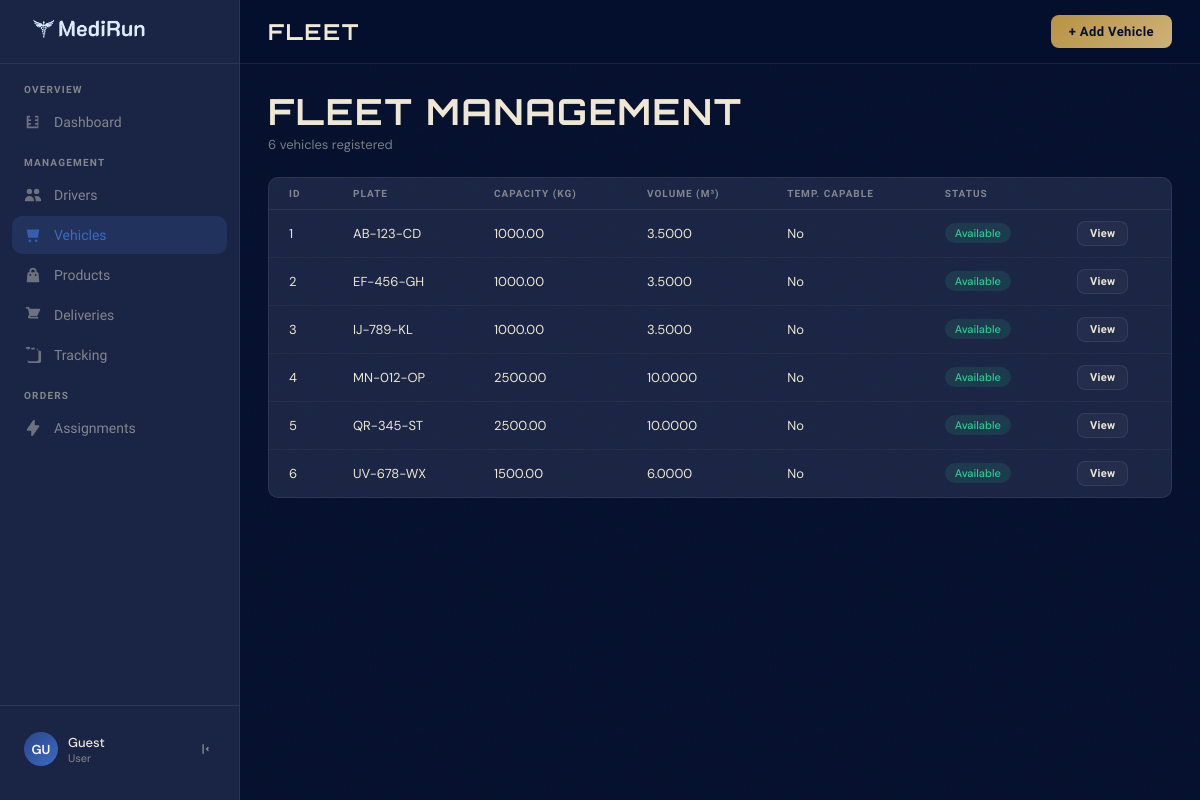
Screenshot of /src/frontend/pages/vehicles.php with the database file from the repository.
### tables this page shows
CREATE TABLE vehicles (
  id INT AUTO_INCREMENT PRIMARY KEY,
  vehicle_type_id INTEGER,
  plate VARCHAR(64),
  refrigerated BOOLEAN DEFAULT FALSE,
  status VARCHAR(32) DEFAULT 'available',  
  CONSTRAINT fk_vehicles_vehicle_type
    FOREIGN KEY (vehicle_type_id) REFERENCES vehicle_types(id) ON DELETE SET NULL
);

CREATE TABLE vehicle_types (
  id INT AUTO_INCREMENT PRIMARY KEY,
  name VARCHAR(64),
  capacity_kg NUMERIC(10,2),
  capacity_m3 NUMERIC(10,4),
  max_range_km INTEGER
);

### src/backend/db/Database.php (called while the page is built, shortened)
<?php
class Database {
    private static ?PDO $conn = null;
    public static function getConnection(): PDO
    {
        $host = getenv('DB_HOST') ?: '127.0.0.1';
        $db   = getenv('DB_NAME') ?: 'rla_medical_delivery';
        $user = getenv('DB_USER') ?: 'root';
        $pass = getenv('DB_PASS') ?: '';
        $port = getenv('DB_PORT') ?: '3306';
        $dsn = "mysql:host={$host};port={$port};dbname={$db};charset=utf8mb4";
        $options = [
            PDO::ATTR_ERRMODE => PDO::ERRMODE_EXCEPTION,
            PDO::ATTR_DEFAULT_FETCH_MODE => PDO::FETCH_ASSOC,
            PDO::ATTR_EMULATE_PREPARES => false,
        ];
        try {
            self::$conn = new PDO($dsn, $user, $pass, $options);
            return self::$conn;
        } catch (PDOException $e) {
            error_log('Database connection failed: ' . $e->getMessage());
            throw $e;
        }
    }
}

### src/backend/db/VehiclesRepository.php (called while the page is built, shortened)
<?php
require_once __DIR__ . '/Database.php';
class VehiclesRepository {
    private PDO $db;
    public function __construct()
    {
        $this->db = Database::getConnection();
    }
    public function getAll(): array
    {
        $sql = 'SELECT v.*, vt.capacity_kg, vt.capacity_m3, vt.max_range_km FROM vehicles v LEFT JOIN vehicle_types vt ON vt.id = v.vehicle_type_id';
        $stmt = $this->db->query($sql);
        return $stmt->fetchAll();
    }
}

### src/frontend/pages/vehicles.php (the view, shortened to what this page needs)
<?php
require_once __DIR__ . '/../../backend/db/VehiclesRepository.php';
$vehiclesRepo = new VehiclesRepository();
$vehicles = $vehiclesRepo->getAll();
$statusPills = ['available' => 'pill-green', 'in_use' => 'pill-blue', 'maintenance' => 'pill-gold', 'unavailable' => 'pill-red'];
?>
<!DOCTYPE html>
<html lang="en">
<head>
  <link href="../css/style.css" rel="stylesheet"/>
</head>
<body>
  <?php include('../components/nav.php'); ?>
  <div class="main-wrap">
    <header class="topbar">
      <span class="topbar-title">Fleet</span>
      <div class="topbar-actions">
        <button class="btn btn-gold" id="addVehicleBtn" type="button">+ Add Vehicle</button>
      </div>
    </header>
    <main class="content">
      <div class="page-header">
        <div>
          <h1>Fleet Management</h1>
          <p><?php echo count($vehicles); ?> vehicles registered</p>
        </div>
      </div>
      <div class="panel">
        <table class="data-table">
          <thead>
            <tr>
              <th>ID</th>
              <th>Plate</th>
              <th>Capacity (kg)</th>
              <th>Volume (m³)</th>
              <th>Temp. Capable</th>
              <th>Status</th>
              <th></th>
            </tr>
          </thead>
          <tbody>
            <?php if (!empty($vehicles)): ?>
              <?php foreach ($vehicles as $v): ?>
                <?php $pill = $statusPills[$v['status'] ?? 'available'] ?? 'pill-blue'; ?>
                <tr>
                  <td><?php echo htmlspecialchars($v['id']); ?></td>
                  <td><?php echo htmlspecialchars($v['plate']); ?></td>
                  <td><?php echo htmlspecialchars($v['capacity_kg'] ?? '—'); ?></td>
                  <td><?php echo htmlspecialchars($v['capacity_m3'] ?? '—'); ?></td>
                  <td><?php echo !empty($v['temperature_capable']) ? '🌡 Yes' : 'No'; ?></td>
                  <td><span class="status-pill <?php echo $pill; ?>"><?php echo htmlspecialchars(ucfirst(str_replace('_', ' ', $v['status'] ?? 'available'))); ?></span></td>
                  <td>
                    <button type="button" class="btn btn-ghost btn-sm"
                      onclick="viewVehicle(<?php echo htmlspecialchars(json_encode($v)); ?>)">View</button>
                  </td>
                </tr>
              <?php endforeach; ?>
            <?php else: ?>
              <tr><td colspan="7" style="text-align:center;padding:40px;color:var(--text-muted)">No vehicles found.</td></tr>
            <?php endif; ?>
          </tbody>
        </table>
      </div>
    </main>
  </div>
</body>
</html>

### src/frontend/css/style.css (style rules this page uses)
:root { --abysse: #05102D; --nuit: #1A2444; --marine: #2A468B; --horizon: #3D6AC1; --creme: #FFF7E3; --gold-dark: #B89343; --gold-mid: #CDB178; --gold-light:#DFCBA7; --sidebar-w: 240px; --header-h: 64px; --radius: 10px; --card-bg: rgba(255,247,227,0.04); --border: rgba(255,247,227,0.08); --text-main: #EEE8D5; --text-muted: rgba(238,232,213,0.5); --green: #2ECC8F; --orange: #E8943A; --red: #E05252; }
*, *::before, *::after { box-sizing: border-box; margin: 0; padding: 0; }
html { font-size: 15px; }
body { font-family: 'DM Sans', sans-serif; background-color: var(--abysse); color: var(--text-main); min-height: 100vh; display: flex; overflow-x: hidden; }
body::before { content: ''; position: fixed; inset: 0; pointer-events: none; z-index: 0; opacity: 0.6; }
.main-wrap { margin-left: var(--sidebar-w); flex: 1; display: flex; flex-direction: column; min-height: 100vh; }
.topbar { height: var(--header-h); display: flex; align-items: center; padding: 0 28px; border-bottom: 1px solid var(--border); gap: 16px; position: sticky; top: 0; z-index: 50; background: rgba(5,16,45,0.85); backdrop-filter: blur(12px); }
.topbar-title { font-family: "Orbitron", sans-serif; font-size: 22px; font-weight: 700; letter-spacing: 0.08em; flex: 1; text-transform: uppercase; }
.topbar-actions { display: flex; align-items: center; gap: 8px; }
.content { padding: 28px; flex: 1; }
.page-header { display: flex; align-items: flex-end; justify-content: space-between; margin-bottom: 24px; }
.page-header h1 { font-family: 'Orbitron', sans-serif; font-size: 36px; font-weight: 700; line-height: 1.1; letter-spacing: 0.05em; text-transform: uppercase; }
.page-header p { font-size: 13px; color: var(--text-muted); margin-top: 4px; }
.btn { display: inline-flex; align-items: center; gap: 8px; padding: 9px 18px; border-radius: 8px; border: none; cursor: pointer; font-family: 'Anta', sans-serif; font-size: 13px; font-weight: 600; transition: all 0.18s; letter-spacing: 0.03em; }
.btn-gold { background: linear-gradient(135deg, var(--gold-dark), var(--gold-mid)); color: var(--abysse); }
.btn-ghost { background: var(--card-bg); border: 1px solid var(--border); color: var(--text-main); }
.btn-sm { padding: 5px 12px; font-size: 11px; }
.panel { background: var(--nuit); border: 1px solid var(--border); border-radius: var(--radius); overflow: hidden; }
.data-table { width: 100%; border-collapse: collapse; }
.data-table th { text-align: left; font-size: 10px; font-weight: 600; letter-spacing: 0.1em; text-transform: uppercase; color: var(--text-muted); padding: 10px 20px; border-bottom: 1px solid var(--border); font-family: 'Unica One', sans-serif; }
.data-table td { padding: 11px 20px; font-size: 13px; border-bottom: 1px solid rgba(255,247,227,0.04); vertical-align: middle; }
.data-table tr:last-child td { border-bottom: none; }
.status-pill { display: inline-flex; align-items: center; gap: 5px; padding: 3px 10px; border-radius: 20px; font-size: 11px; font-weight: 500; }
.pill-green { background: rgba(46,204,143,0.12); color: var(--green); }

### rows the page displays
vehicles: id "1", plate "AB-123-CD", vehicle_type.capacity_kg "1000.00", vehicle_type.capacity_m3 "3.5000", status "Available"
vehicles: id "2", plate "EF-456-GH", vehicle_type.capacity_kg "1000.00", vehicle_type.capacity_m3 "3.5000", status "Available"
vehicles: id "3", plate "IJ-789-KL", vehicle_type.capacity_kg "1000.00", vehicle_type.capacity_m3 "3.5000", status "Available"
vehicles: id "4", plate "MN-012-OP", vehicle_type.capacity_kg "2500.00", vehicle_type.capacity_m3 "10.0000", status "Available"
vehicles: id "5", plate "QR-345-ST", vehicle_type.capacity_kg "2500.00", vehicle_type.capacity_m3 "10.0000", status "Available"
vehicles: id "6", plate "UV-678-WX", vehicle_type.capacity_kg "1500.00", vehicle_type.capacity_m3 "6.0000", status "Available"

### other values shown
$avatarInitials "GU"
$userName "Guest"
$userRole "User"
count($vehicles) "6"
